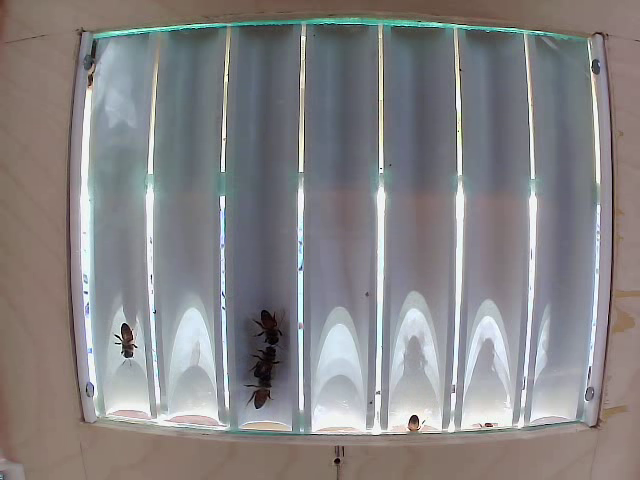
#> input picture frame 44 of video_captures/b1.avi, 640 x 480 px, given in place of the camera
$ python record.py
#> lines starting #> are read from the running program, lines starting #| are printed output that depends on the picture
import numpy as np
import cv2
import time
from datetime import datetime

time.sleep(5)

cap = cv2.VideoCapture(0)
width = 640
height = 480
cap_length = .10
cap.set(3, width)  # Set horizontal resolution
cap.set(4, height)  # Set vertical resolution
#cap.set(5, 30)  # Set vertical resolution
# Define the codec and create VideoWriter object*'MJPG'
fourcc = cv2.VideoWriter_fourcc(*'XVID' )

#print(cap.get(5))

for i in range(3):
    #./recordings/2021_02_26__09:47:32.avi
    current_time = datetime.now().strftime("%Y_%m_%d__%H_%M_%S")
    file_out = '/home/pi/BeeMonitor/code/recordings/' + current_time + '.avi'
    out = cv2.VideoWriter(file_out,fourcc, 30.0, (width,height))
    t_end = time.time() + 60 * cap_length
    while time.time() < t_end:
        ret, frame = cap.read()
        if ret==True:
            #frame = cv2.flip(frame,0)

            # write the flipped frame
            out.write(frame)

            #cv2.imshow('frame',frame)
            #if cv2.waitKey(1) & 0xFF == ord('q'):
            #    break

        else:
            break

# Release everything if job is finished
cap.release()
out.release()
cv2.destroyAllWindows()

$ run again, starting later in the video
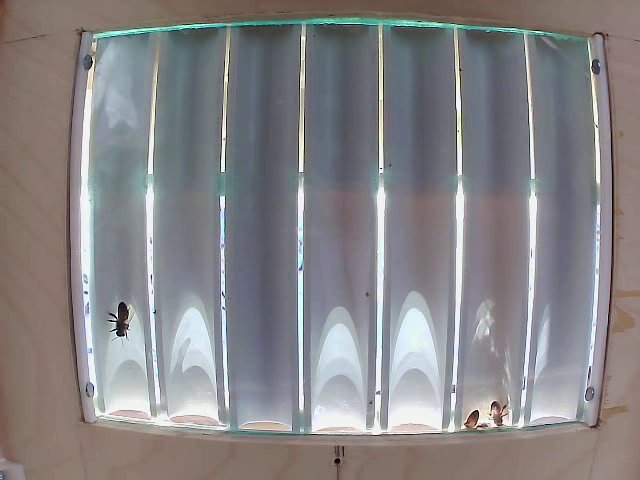
#> input picture frame 199 of video_captures/b1.avi, 640 x 480 px, given in place of the camera

$ run again, starting later in the video
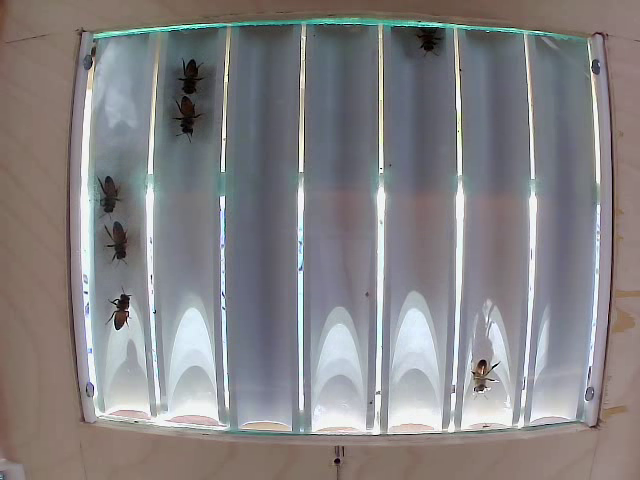
#> input picture frame 355 of video_captures/b1.avi, 640 x 480 px, given in place of the camera
